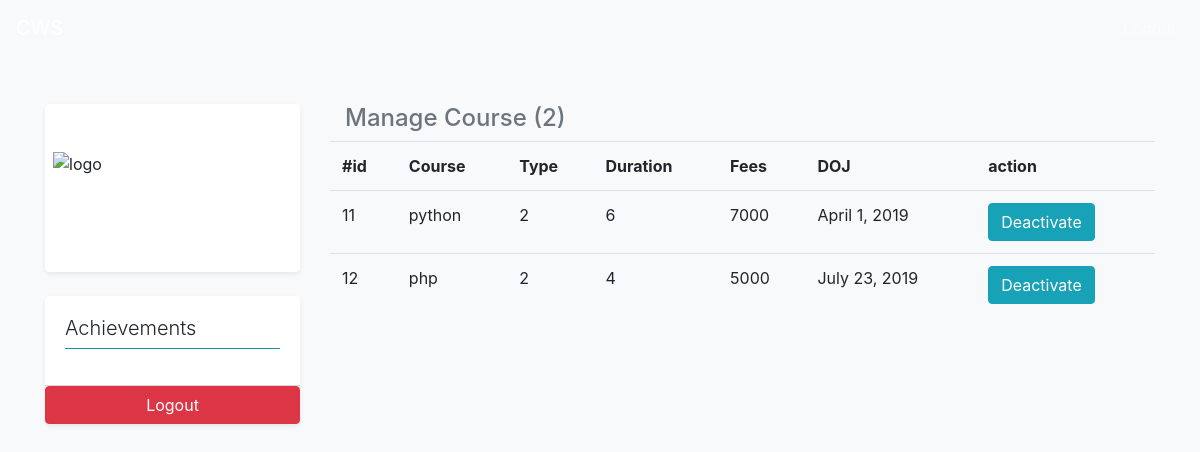
Page /course/ (signed in) on the committed database.
### datawork/models.py (models this page shows, shortened)
class StudentCourse(models.Model):
    user_id = models.ForeignKey(User,on_delete=models.CASCADE)
    course_name = models.ForeignKey(Course,on_delete=models.DO_NOTHING)
    course_type = models.CharField(max_length=200,choices=(("1","COURSE"),("2","MONTHLY")))
    status = models.CharField(max_length=200,choices=(("1","ACTIVE"),("0","Closed")))
    data_of_join = models.DateField(default=timezone.now)

class Course(models.Model):
    course_name = models.CharField(max_length=200)
    course_duration = models.CharField(max_length=200)
    course_fees = models.IntegerField()
    def __str__(self):
        return self.course_name

### datawork/views.py (the view)
# urls.py: path('course/', views.course,name="course"),
def course(r):
    data = {"stdcourse": StudentCourse.objects.filter(user_id__username=r.user),}
    return render(r,'course.html',data)

### templates/course.html
{% extends 'student/base_student.html' %}
{% block content %}
    <div class="col-lg-9">
    <div class="col-lg-12">
        <h2 class="text-muted float-left h4">Manage Course ({{ stdcourse|length }})</h2>
    </div>
    <table class="table">
        <tr>
            <th>#id</th>
            <th>Course</th>
            <th>Type</th>
            <th>Duration</th>
            <th>Fees</th>
            <th>DOJ</th>
            <th>action</th>
        </tr>
        {% for p in stdcourse %}
            <tr>
            <td>{{ p.id  }}</td>
            <td>{{ p.course_name }}</td>
            <td>{{p.course_type  }}</td>
            <td>{{p.course_name.course_duration  }}</td>
            <td>{{p.course_name.course_fees  }}</td>
            <td>{{p.data_of_join  }}</td>
            <td><a href="" class="btn btn-info">Deactivate</a></td>
            </tr>
        {% endfor %}
    </table>
    </div>
{% endblock %}

### datawork/static/style.css (style rules this page uses)
:root { --main-color:#2980b9!important; --main-color1:#0a3d62!important; --main-font:'Quicksand', sans-serif!important; }

### rows in the picture
StudentCourse: id "11", course_name "python", course_type "2", course_name.course_duration "6", course_name.course_fees "7000", data_of_join "April 1, 2019"
StudentCourse: id "12", course_name "php", course_type "2", course_name.course_duration "4", course_name.course_fees "5000", data_of_join "July 23, 2019"

### other values in the picture
{{ stdcourse|length }} "2"
